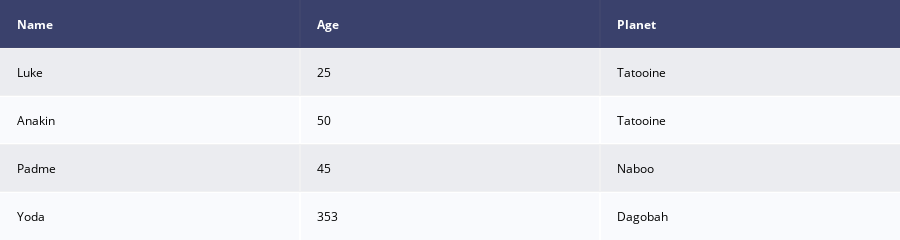

Notebook code for this chart:
### Code cell
df = pd.DataFrame({
    "Name": ["Luke", "Anakin", "Padme", "Yoda"],
    "Age": [25, 50, 45, 353],
    "Planet": ["Tatooine", "Tatooine", "Naboo", "Dagobah"]
})

fig = ff.create_table(df)
fig.show()

### Figure 1 — Plotly figure (JSON) as saved in the notebook; plotly's stock layout.template omitted (floating-point values rounded to 4 significant figures)
{"data": [{"colorscale": [[0, "#00083e"], [0.5, "#ededee"], [1, "#ffffff"]], "hoverinfo": "none", "opacity": 0.75, "showscale": false, "type": "heatmap", "z": [[0, 0, 0], [0.5, 0.5, 0.5], [1, 1, 1], [0.5, 0.5, 0.5], [1, 1, 1]]}], "layout": {"annotations": [{"align": "left", "font": {"color": "#ffffff"}, "showarrow": false, "text": "<b>Name</b>", "x": -0.45, "xanchor": "left", "xref": "x", "y": 0, "yref": "y"}, {"align": "left", "font": {"color": "#ffffff"}, "showarrow": false, "text": "<b>Age</b>", "x": 0.55, "xanchor": "left", "xref": "x", "y": 0, "yref": "y"}, {"align": "left", "font": {"color": "#ffffff"}, "showarrow": false, "text": "<b>Planet</b>", "x": 1.55, "xanchor": "left", "xref": "x", "y": 0, "yref": "y"}, {"align": "left", "font": {"color": "#000000"}, "showarrow": false, "text": "Luke", "x": -0.45, "xanchor": "left", "xref": "x", "y": 1, "yref": "y"}, {"align": "left", "font": {"color": "#000000"}, "showarrow": false, "text": "25", "x": 0.55, "xanchor": "left", "xref": "x", "y": 1, "yref": "y"}, {"align": "left", "font": {"color": "#000000"}, "showarrow": false, "text": "Tatooine", "x": 1.55, "xanchor": "left", "xref": "x", "y": 1, "yref": "y"}, {"align": "left", "font": {"color": "#000000"}, "showarrow": false, "text": "Anakin", "x": -0.45, "xanchor": "left", "xref": "x", "y": 2, "yref": "y"}, {"align": "left", "font": {"color": "#000000"}, "showarrow": false, "text": "50", "x": 0.55, "xanchor": "left", "xref": "x", "y": 2, "yref": "y"}, {"align": "left", "font": {"color": "#000000"}, "showarrow": false, "text": "Tatooine", "x": 1.55, "xanchor": "left", "xref": "x", "y": 2, "yref": "y"}, {"align": "left", "font": {"color": "#000000"}, "showarrow": false, "text": "Padme", "x": -0.45, "xanchor": "left", "xref": "x", "y": 3, "yref": "y"}, {"align": "left", "font": {"color": "#000000"}, "showarrow": false, "text": "45", "x": 0.55, "xanchor": "left", "xref": "x", "y": 3, "yref": "y"}, {"align": "left", "font": {"color": "#000000"}, "showarrow": false, "text": "Naboo", "x": 1.55, "xanchor": "left", "xref": "x", "y": 3, "yref": "y"}, {"align": "left", "font": {"color": "#000000"}, "showarrow": false, "text": "Yoda", "x": -0.45, "xanchor": "left", "xref": "x", "y": 4, "yref": "y"}, {"align": "left", "font": {"color": "#000000"}, "showarrow": false, "text": "353", "x": 0.55, "xanchor": "left", "xref": "x", "y": 4, "yref": "y"}, {"align": "left", "font": {"color": "#000000"}, "showarrow": false, "text": "Dagobah", "x": 1.55, "xanchor": "left", "xref": "x", "y": 4, "yref": "y"}], "height": 200, "margin": {"b": 0, "l": 0, "r": 0, "t": 0}, "xaxis": {"dtick": 1, "gridwidth": 2, "showticklabels": false, "tick0": -0.5, "ticks": "", "zeroline": false}, "yaxis": {"autorange": "reversed", "dtick": 1, "gridwidth": 2, "showticklabels": false, "tick0": 0.5, "ticks": "", "zeroline": false}}}
